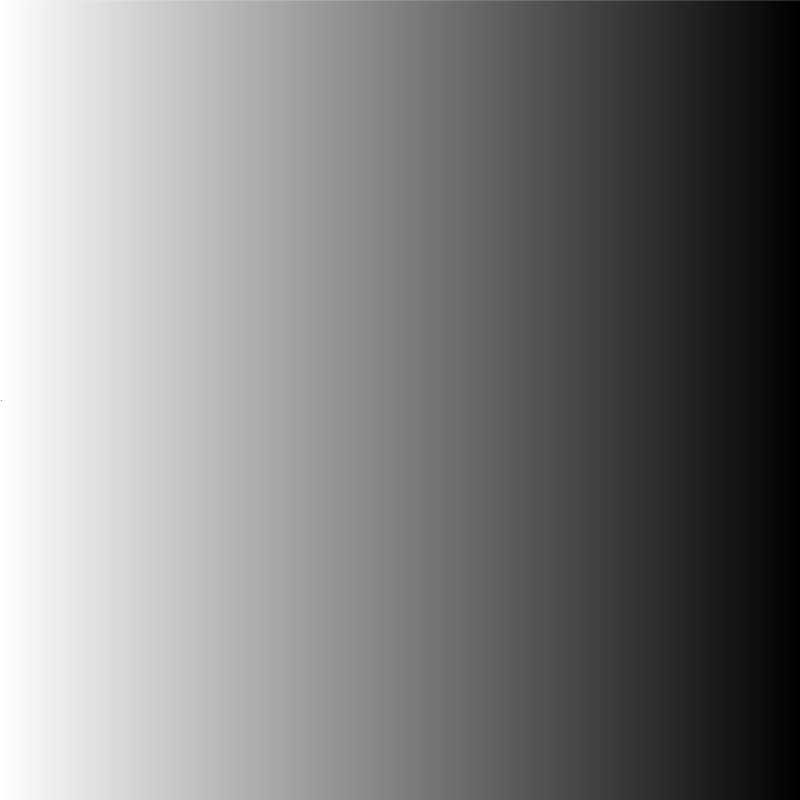
Frame 1 (no input)
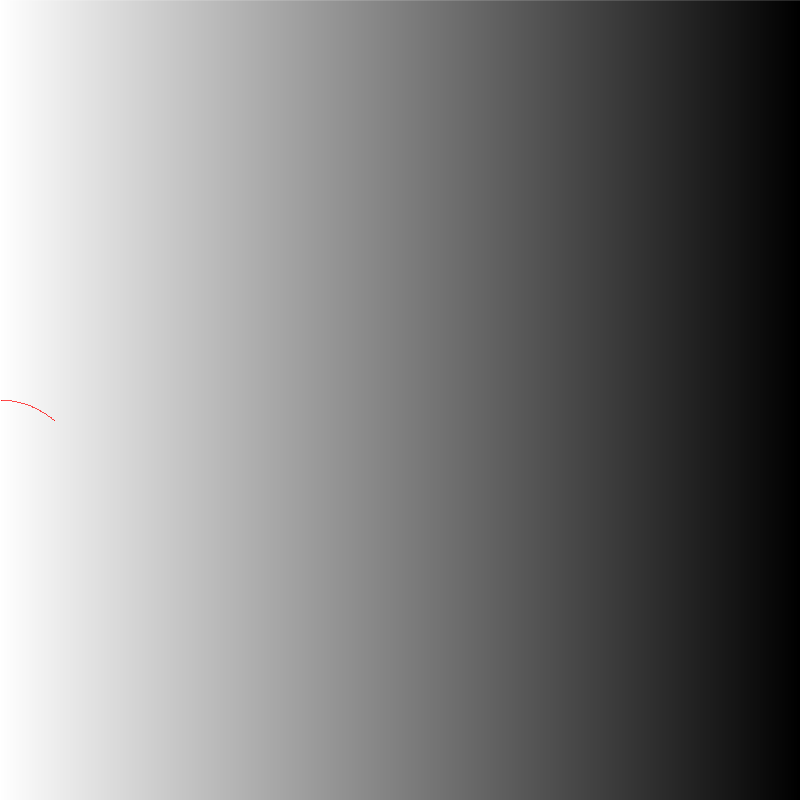
Frame 60 (the mouse pressed at the canvas centre just before this capture)
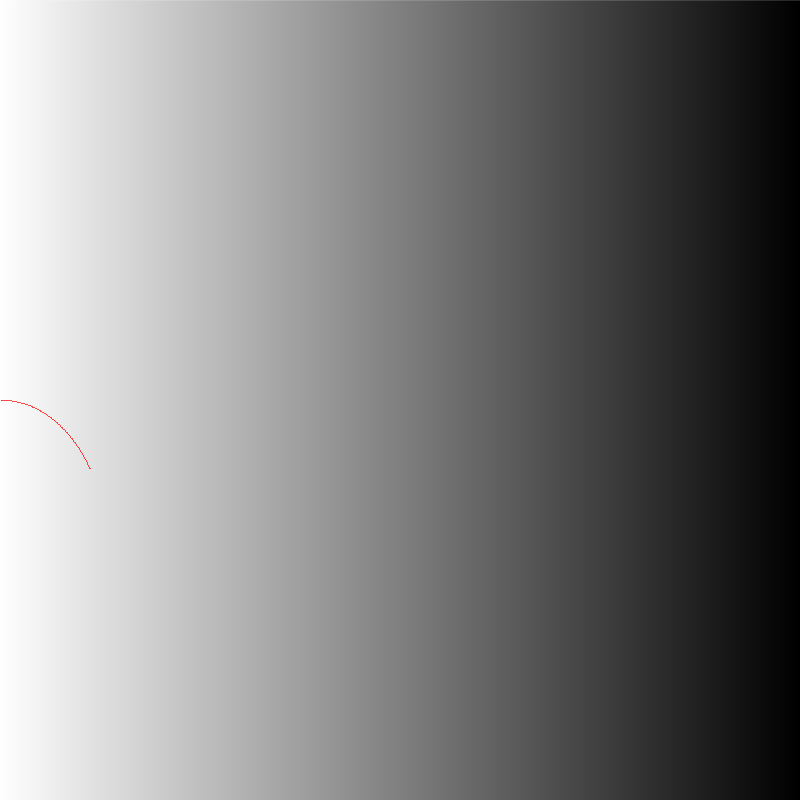
Frame 120 (the mouse held since frame 60 and released just before this capture)

The Processing sketch that drew these frames (run headless with seeded random() and noise(); from frame 60 on, the mouse is pressed at the canvas centre):

// Processing sketch: mirage
// ── mirage.pde
class Photon {
  PVector posi = new PVector(random(width), random(height));
  PVector velo = PVector.random2D();
  color c = color(255, 0, 0);
  Photon(float x, float y, float vx, float vy) {
    posi.x = x;
    posi.y = y;
    velo.x = vx;
    velo.y = vy;
  }
  void step() {
    float prev_dens = gray(field.get((int)posi.x, (int)posi.y));
    posi.add(velo);
    float dens = gray(field.get((int)posi.x, (int)posi.y));
    velo.rotate(map(prev_dens - dens, -255, 255, -10, 10));
  }
  void show() {
    step();
    stroke(c);
    point(posi.x, posi.y);
  }
}

PGraphics field;
Photon p;
void setup() {
  size(800, 800);
  field = createGraphics(width, height);
  field.beginDraw();
  field.background(255);
  field.endDraw();
  gradField();
  // rectField();
  p = new Photon(0, height / 2, 1, 0);
  image(field, 0, 0);
}

void draw() {
  p.show();
}

void gradField() {
  field.beginDraw();
  for (int x = 0; x < field.width; x++) {
    field.stroke(map(x, 0, field.width, 255, 0));
    field.line(x, 0, x, field.height);
  }
  field.endDraw();
}

float gray(color c) {
  return (red(c) + green(c) + blue(c)) / 3.0;
}

void rectField() {
  field.beginDraw();
  field.noStroke();
  field.fill(100);
  field.rect(field.width / 2, 0, field.width, field.height);
  field.endDraw();
}
